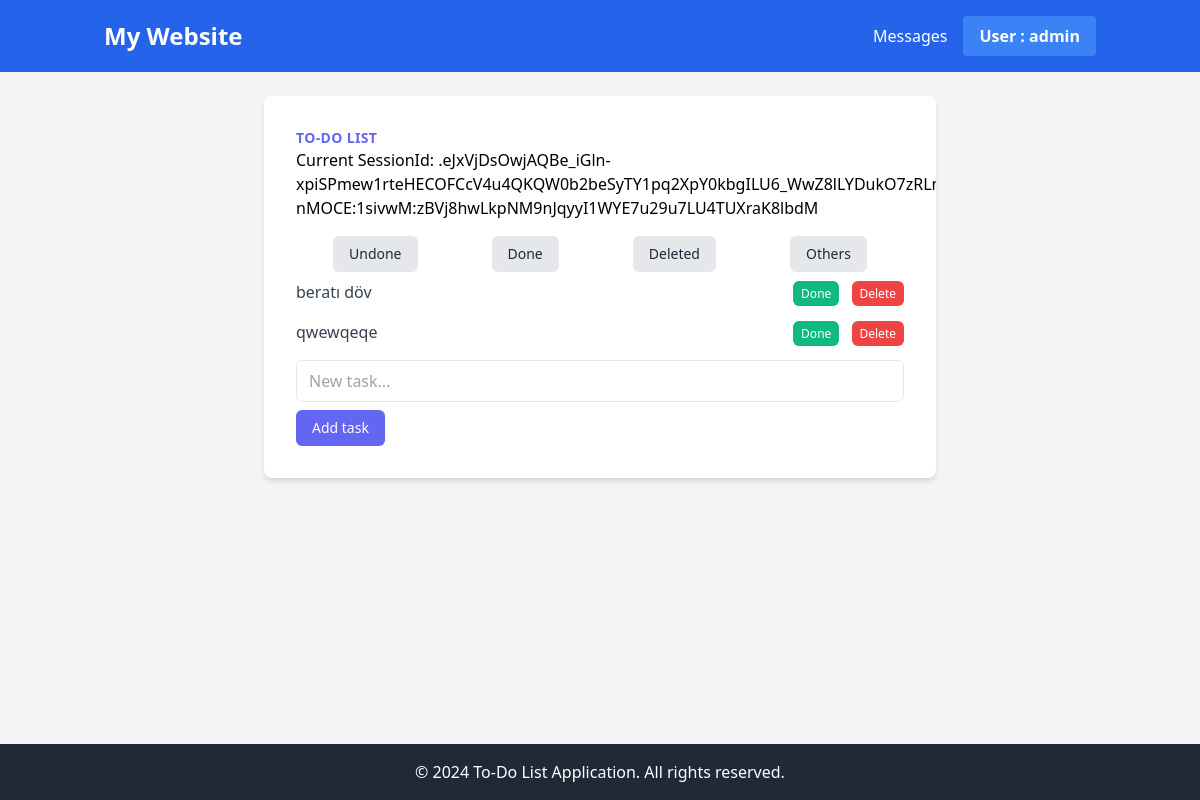
The page /todolist/ (signed in) on the database as committed earlier.
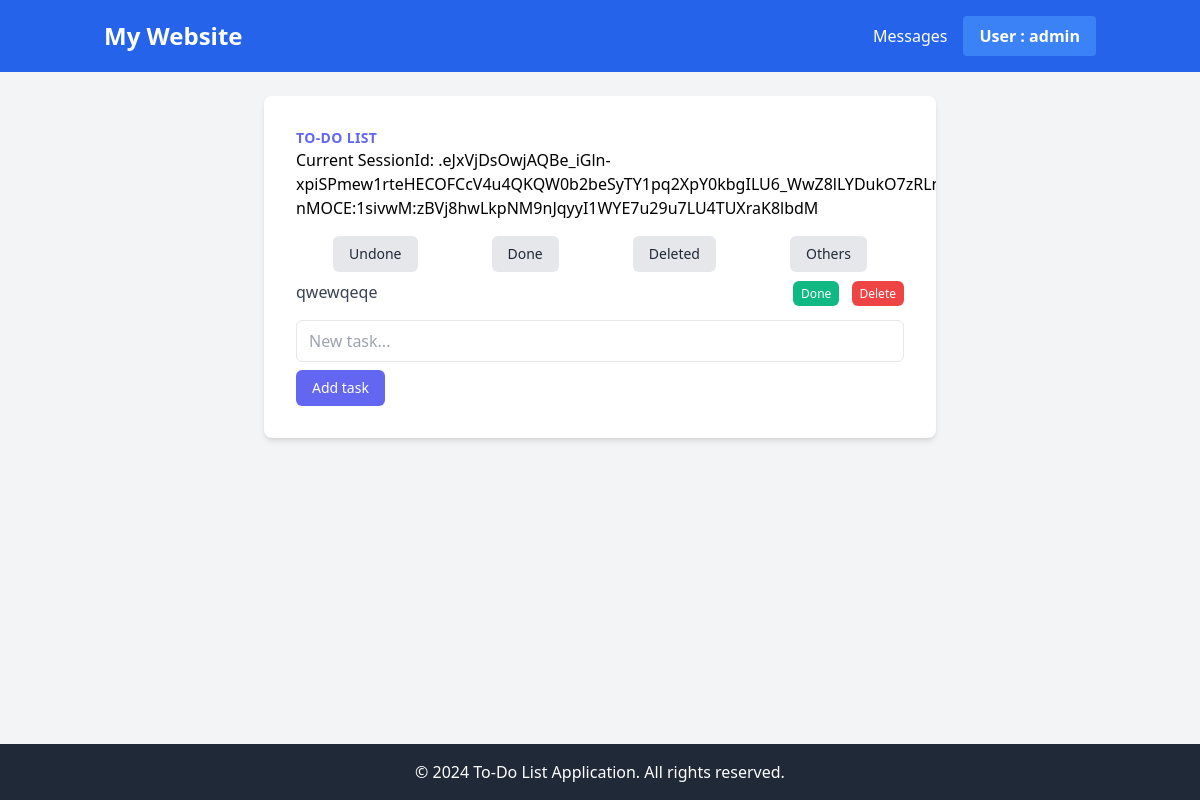
The same page on the database as committed later.
### todoList/models.py (models this page shows, shortened)
class UsersTodoList(models.Model):
    user = models.ForeignKey(User, on_delete=models.CASCADE,null=True, blank=True)
    sessionKey = models.TextField()
    taskName = models.CharField(max_length=100)
    isDone = models.BooleanField(default=False)
    updatedDate = models.DateTimeField(auto_now=True)
    isDeleted = models.BooleanField(default=False)

### todoList/views.py (the view, shortened to what this page needs)
# urls.py: path('todolist/', include('todoList.urls')),
def todoList(request):
    session_key = request.session.session_key
    if(not session_key):
        request.session.create()
        session_key = request.session.session_key
    if request.user.is_authenticated:
        myUser = request.user
        pageFilter = request.GET.get('filter')
        if pageFilter:
            if pageFilter.lower() == 'undone':
                taskList = UsersTodoList.objects.filter(user=myUser, isDeleted=False, isDone=False).order_by('updatedDate','id')
            elif pageFilter.lower() == 'done':
                taskList = UsersTodoList.objects.filter(user=myUser, isDeleted=False, isDone=True).order_by('updatedDate','id')
            elif pageFilter.lower() == 'deleted':
                taskList = UsersTodoList.objects.filter(user=myUser, isDeleted=True).order_by('updatedDate','id')
            elif pageFilter.lower() == 'other' and myUser.is_staff:
                taskList = UsersTodoList.objects.all().exclude(user=myUser).order_by('updatedDate','id')
            else:
                return redirect('todoList:index')
        else:
            taskList = UsersTodoList.objects.filter(user=myUser,isDeleted=False).order_by('isDone','updatedDate','id')
    daysKeep = 3
    past_date_before_daysKeep = timezone.now() - timedelta(days = daysKeep)
    filteredList = [i for i in taskList if (i.isDone and i.updatedDate >= past_date_before_daysKeep) or not i.isDone ]
    """ filteredList = []
    for i in taskList:
        if (i.isDone  and i.updatedDate >= past_date_before_daysKeep) or not i.isDone:
            filteredList.append(i)
         """
    data = {
        'filteredList':filteredList,
        'sessionId':session_key,
    }
    return render(request, 'todoList/todoList.html',data)

### templates/todoList/todoList.html (shortened to what this page needs)
{% extends 'todoList/base.html' %}
{% block mainContent%}
  <main class="flex-grow p-6">
    <div class="max-w-md mx-auto bg-white rounded-lg shadow-md overflow-hidden md:max-w-2xl">
        <div class="md:flex">
            <div class="p-8 w-full">
                <div class="uppercase tracking-wide text-sm text-indigo-500 font-semibold">To-Do List</div>
                <h2>Current SessionId: {{sessionId}}</h2>
                <div class="mt-4 flex justify-around">
                    <a href="{%url 'todoList:index' %}?filter=undone" class="px-4 py-2 bg-gray-200 text-gray-800 text-sm font-medium rounded-md hover:bg-gray-300">Undone</a>
                    <a href="{%url 'todoList:index' %}?filter=done" class="px-4 py-2 bg-gray-200 text-gray-800 text-sm font-medium rounded-md hover:bg-gray-300">Done</a>
                    <a href="{%url 'todoList:index' %}?filter=deleted" class="px-4 py-2 bg-gray-200 text-gray-800 text-sm font-medium rounded-md hover:bg-gray-300">Deleted</a>
                    {% if user.is_staff%}
                    <a href="{%url 'todoList:index' %}?filter=other" class="px-4 py-2 bg-gray-200 text-gray-800 text-sm font-medium rounded-md hover:bg-gray-300">Others</a>
                    {% endif %}
                </div>
                <div class="mt-2">
                    <ul class="space-y-4">
                        {% for task in filteredList%}
                        <li class="flex items-center justify-between">
                            {% if task.isDone %}
                            <span class="text-gray-700"> {% if task.user.id != user.id %}    {{task.user}} - {% endif%} <strike>{{task.taskName}}</strike></span>
                            {% else  %}
                            <span class="text-gray-700"> {% if task.user.id != user.id %}    {{task.user}} -  {% endif%} {{task.taskName}}</span>
                            {% endif %}
                            <div>
                                {% if task.isDone %}
                                <a href="{% url 'todoList:update' task.id%}" class="px-2 py-1 bg-yellow-500 text-white text-xs font-medium rounded-md hover:bg-yellow-700">Undone</a>
                                {% else  %}
                                <a href="{% url 'todoList:update' task.id%}" class="px-2 py-1 bg-green-500 text-white text-xs font-medium rounded-md hover:bg-green-700">Done</a>
                                {% endif %}
                                {% if task.isDeleted and not user.is_staff %}
                                <button type='button' class="px-2 py-1  text-xs font-medium rounded-md ml-2 cursor-not-allowed" disabled>Already Deleted</button>
                                {% elif task.isDeleted and user.is_staff%}
                                <a href= "{% url 'todoList:delete' task.id%}" class="px-2 py-1 bg-blue-500 text-white text-xs font-medium rounded-md hover:bg-blue-700 ml-2" >Undelete</a>
                                {% else %}
                                <a href= "{% url 'todoList:delete' task.id%}" class="px-2 py-1 bg-red-500 text-white text-xs font-medium rounded-md hover:bg-red-700 ml-2" >Delete</a>
                                {% endif %}
                            </div>
                        </li>
                        {% endfor %}
                    </ul>
                </div>
                <div class="mt-4">
                    <form method='POST'>
                        <input type="text" name='taskSubject' placeholder="New task..." class="px-3 py-2 border rounded-md w-full mb-2">
                        <input type="submit" class="px-4 py-2 bg-indigo-500 text-white text-sm font-medium rounded-md hover:bg-indigo-700" value='Add task'>
                    </form>
                </div>
            </div>
        </div>
    </div>
</main>
{% endblock mainContent%}

Rows that differ between the two databases and show on the page:
no longer on this page (row edited): UsersTodoList: taskName "beratı döv", isDone "Done", isDeleted "Delete"
